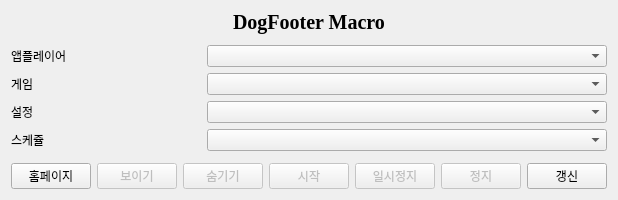
<?xml version="1.0" encoding="UTF-8"?>
<ui version="4.0">
 <class>DogfooterMacro</class>
 <widget class="QMainWindow" name="DogfooterMacro">
  <property name="geometry">
   <rect>
    <x>0</x>
    <y>0</y>
    <width>583</width>
    <height>200</height>
   </rect>
  </property>
  <property name="windowTitle">
   <string>DogfooterMacro</string>
  </property>
  <widget class="QWidget" name="centralWidget">
   <layout class="QHBoxLayout" name="horizontalLayout_2">
    <item>
     <layout class="QVBoxLayout" name="verticalLayout">
      <property name="spacing">
       <number>6</number>
      </property>
      <property name="topMargin">
       <number>0</number>
      </property>
      <property name="bottomMargin">
       <number>0</number>
      </property>
      <item>
       <layout class="QHBoxLayout" name="horizontalLayout_6">
        <item>
         <widget class="QLabel" name="label_5">
          <property name="styleSheet">
           <string notr="true">QLabel
{
 font-family: times, Times New Roman, times-roman, georgia, serif;
 font-size: 20px;
 font-weight: bold;

}</string>
          </property>
          <property name="text">
           <string>DogFooter Macro</string>
          </property>
          <property name="textFormat">
           <enum>Qt::AutoText</enum>
          </property>
          <property name="scaledContents">
           <bool>false</bool>
          </property>
          <property name="alignment">
           <set>Qt::AlignCenter</set>
          </property>
         </widget>
        </item>
       </layout>
      </item>
      <item>
       <spacer name="verticalSpacer">
        <property name="orientation">
         <enum>Qt::Vertical</enum>
        </property>
        <property name="sizeHint" stdset="0">
         <size>
          <width>20</width>
          <height>40</height>
         </size>
        </property>
       </spacer>
      </item>
      <item>
       <layout class="QHBoxLayout" name="horizontalLayout_3">
        <property name="bottomMargin">
         <number>0</number>
        </property>
        <item>
         <widget class="QLabel" name="label">
          <property name="text">
           <string>앱플레이어</string>
          </property>
         </widget>
        </item>
        <item>
         <widget class="QComboBox" name="appPlayer_comboBox">
          <property name="sizePolicy">
           <sizepolicy hsizetype="Preferred" vsizetype="Fixed">
            <horstretch>0</horstretch>
            <verstretch>0</verstretch>
           </sizepolicy>
          </property>
          <property name="minimumSize">
           <size>
            <width>400</width>
            <height>0</height>
           </size>
          </property>
         </widget>
        </item>
       </layout>
      </item>
      <item>
       <layout class="QHBoxLayout" name="horizontalLayout_4">
        <item>
         <widget class="QLabel" name="label_2">
          <property name="text">
           <string>게임</string>
          </property>
         </widget>
        </item>
        <item>
         <widget class="QComboBox" name="game_comboBox">
          <property name="minimumSize">
           <size>
            <width>400</width>
            <height>0</height>
           </size>
          </property>
         </widget>
        </item>
       </layout>
      </item>
      <item>
       <layout class="QHBoxLayout" name="horizontalLayout">
        <item>
         <widget class="QLabel" name="label_3">
          <property name="text">
           <string>설정</string>
          </property>
         </widget>
        </item>
        <item>
         <widget class="QComboBox" name="config_comboBox">
          <property name="minimumSize">
           <size>
            <width>400</width>
            <height>0</height>
           </size>
          </property>
          <property name="maxVisibleItems">
           <number>30</number>
          </property>
         </widget>
        </item>
       </layout>
      </item>
      <item>
       <layout class="QHBoxLayout" name="horizontalLayout_5">
        <item>
         <widget class="QLabel" name="label_4">
          <property name="text">
           <string>스케쥴</string>
          </property>
         </widget>
        </item>
        <item>
         <widget class="QComboBox" name="schedule_comboBox">
          <property name="minimumSize">
           <size>
            <width>400</width>
            <height>0</height>
           </size>
          </property>
          <property name="maxVisibleItems">
           <number>30</number>
          </property>
         </widget>
        </item>
       </layout>
      </item>
      <item>
       <spacer name="verticalSpacer_2">
        <property name="orientation">
         <enum>Qt::Vertical</enum>
        </property>
        <property name="sizeHint" stdset="0">
         <size>
          <width>20</width>
          <height>40</height>
         </size>
        </property>
       </spacer>
      </item>
      <item>
       <layout class="QHBoxLayout" name="horizontalLayout_7">
        <item>
         <widget class="QPushButton" name="homepage_pushButton">
          <property name="minimumSize">
           <size>
            <width>0</width>
            <height>0</height>
           </size>
          </property>
          <property name="text">
           <string>홈페이지</string>
          </property>
         </widget>
        </item>
        <item>
         <widget class="QPushButton" name="show_pushButton">
          <property name="enabled">
           <bool>false</bool>
          </property>
          <property name="minimumSize">
           <size>
            <width>0</width>
            <height>0</height>
           </size>
          </property>
          <property name="text">
           <string>보이기</string>
          </property>
         </widget>
        </item>
        <item>
         <widget class="QPushButton" name="hide_pushButton">
          <property name="enabled">
           <bool>false</bool>
          </property>
          <property name="minimumSize">
           <size>
            <width>0</width>
            <height>0</height>
           </size>
          </property>
          <property name="text">
           <string>숨기기</string>
          </property>
         </widget>
        </item>
        <item>
         <widget class="QPushButton" name="start_pushButton">
          <property name="enabled">
           <bool>false</bool>
          </property>
          <property name="minimumSize">
           <size>
            <width>0</width>
            <height>0</height>
           </size>
          </property>
          <property name="styleSheet">
           <string notr="true"/>
          </property>
          <property name="text">
           <string>시작</string>
          </property>
         </widget>
        </item>
        <item>
         <widget class="QPushButton" name="pause_pushButton">
          <property name="enabled">
           <bool>false</bool>
          </property>
          <property name="minimumSize">
           <size>
            <width>0</width>
            <height>0</height>
           </size>
          </property>
          <property name="text">
           <string>일시정지</string>
          </property>
         </widget>
        </item>
        <item>
         <widget class="QPushButton" name="stop_pushButton">
          <property name="enabled">
           <bool>false</bool>
          </property>
          <property name="minimumSize">
           <size>
            <width>0</width>
            <height>0</height>
           </size>
          </property>
          <property name="text">
           <string>정지</string>
          </property>
         </widget>
        </item>
        <item>
         <widget class="QPushButton" name="refresh_pushButton">
          <property name="text">
           <string>갱신</string>
          </property>
         </widget>
        </item>
       </layout>
      </item>
     </layout>
    </item>
   </layout>
  </widget>
 </widget>
 <layoutdefault spacing="6" margin="11"/>
 <resources/>
 <connections/>
</ui>
